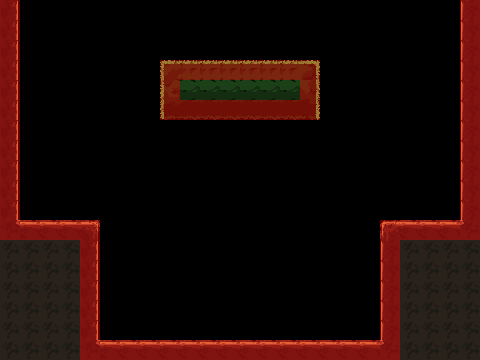

This game map was drawn from its Tiled (.tmx) file and the tilesets committed beside it. A one-line description and the trimmed map source follow:
An orthogonal 24x18 tile map with 20x20 px tiles, 2 tile layers (Nivel 1, Colissions 1), 4 hidden layers not drawn, 2 tilesets and 8 objects.

<map version="1.10" tiledversion="1.10.2" orientation="orthogonal" renderorder="right-down" width="24" height="18" tilewidth="20" tileheight="20" infinite="0" nextlayerid="8" nextobjectid="10">
 <properties>
  <property name="Draw" type="bool" value="true" />
 </properties>
 <tileset firstgid="1" name="Tileset" tilewidth="20" tileheight="20" tilecount="54" columns="6">
  <image source="Tileset.png" width="120" height="180" />
  <wangsets>
   <wangset name="Terreno" type="mixed" tile="-1">
    <wangcolor name="Hojas verdes" color="#ff0000" tile="-1" probability="1" />
    <wangcolor name="Hoja rojas" color="#00ff00" tile="-1" probability="1" />
    <wangcolor name="Tronco" color="#0000ff" tile="-1" probability="1" />
    <wangcolor name="Suel" color="#ff7700" tile="-1" probability="1" />
    <wangtile tileid="0" wangid="0,0,1,1,1,0,0,0" />
    <wangtile tileid="1" wangid="0,0,1,1,1,1,1,0" />
    <wangtile tileid="2" wangid="0,0,0,0,1,1,1,0" />
    <wangtile tileid="3" wangid="0,0,2,2,2,0,0,0" />
    <wangtile tileid="4" wangid="0,0,2,2,2,2,2,0" />
    <wangtile tileid="5" wangid="0,0,0,0,2,2,2,0" />
    <wangtile tileid="6" wangid="1,1,1,1,1,0,0,0" />
    <wangtile tileid="7" wangid="1,1,1,1,1,1,1,1" />
    <wangtile tileid="8" wangid="1,0,0,0,1,1,1,1" />
    <wangtile tileid="9" wangid="2,2,2,2,2,0,0,0" />
    <wangtile tileid="10" wangid="2,2,2,2,2,2,2,2" />
    <wangtile tileid="11" wangid="2,0,0,0,2,2,2,2" />
    <wangtile tileid="12" wangid="1,1,1,0,0,0,0,0" />
    <wangtile tileid="13" wangid="1,1,1,0,0,0,1,1" />
    <wangtile tileid="14" wangid="1,0,0,0,0,0,1,1" />
    <wangtile tileid="15" wangid="2,2,2,0,0,0,0,0" />
    <wangtile tileid="16" wangid="2,2,2,0,0,0,2,2" />
    <wangtile tileid="17" wangid="2,0,0,0,0,0,2,2" />
    <wangtile tileid="21" wangid="0,0,3,3,3,0,0,0" />
    <wangtile tileid="22" wangid="0,0,3,3,3,3,3,0" />
    <wangtile tileid="23" wangid="0,0,0,0,3,3,3,0" />
    <wangtile tileid="27" wangid="3,3,3,3,3,0,0,0" />
    <wangtile tileid="28" wangid="3,3,3,3,3,3,3,3" />
    <wangtile tileid="29" wangid="3,0,0,0,3,3,3,3" />
    <wangtile tileid="33" wangid="3,3,3,0,0,0,0,0" />
    <wangtile tileid="34" wangid="3,3,3,0,0,0,3,3" />
    <wangtile tileid="35" wangid="3,0,0,0,0,0,3,3" />
    <wangtile tileid="36" wangid="0,0,4,4,4,0,0,0" />
    <wangtile tileid="37" wangid="0,0,4,4,4,4,4,0" />
    <wangtile tileid="38" wangid="0,0,0,0,4,4,4,0" />
    <wangtile tileid="42" wangid="4,4,4,4,4,0,0,0" />
    <wangtile tileid="43" wangid="4,4,4,4,4,4,4,4" />
    <wangtile tileid="44" wangid="4,0,0,0,4,4,4,4" />
    <wangtile tileid="45" wangid="0,0,0,4,4,4,4,4" />
    <wangtile tileid="46" wangid="0,4,4,4,4,4,0,0" />
   </wangset>
  </wangsets>
 </tileset>
 <tileset firstgid="55" source="Conjunto de Colisiones.tsx" />
 <layer id="1" name="Nivel 1" width="24" height="18" locked="1">
  <properties>
   <property name="Draw" type="bool" value="false" />
  </properties>
  <data>[432 cells, 130 non-empty, 17 distinct tile ids]</data>
 </layer>
 <layer id="-1" name="Colissions 1" width="24" height="18">
  <properties>
   <property name="Draw" type="bool" value="false" />
  </properties>
  <data>[432 cells, 76 non-empty, 1 distinct tile ids]</data>
 </layer>
 <objectgroup id="7" name="Capa de Objetos 1" visible="0">
  <object id="2" x="160.667" y="60.6667" width="159.333" height="59.3333" />
  <object id="3" x="460" y="0.666667" width="20.6667" height="360" />
  <object id="4" x="380.667" y="220.667" width="80.6667" height="22.6667" />
  <object id="5" x="381.333" y="223.333" width="21.3333" height="136.667" />
  <object id="6" x="96" y="340.667" width="285.333" height="20.6667" />
  <object id="7" x="78" y="220" width="20.6667" height="143.333" />
  <object id="8" x="0" y="219.333" width="98.6667" height="21.3333" />
  <object id="9" x="-0.666667" y="0" width="20" height="240" />
 </objectgroup>
 <layer id="2" name="Nivel 2" width="24" height="18" visible="0">
  <properties>
   <property name="Draw" type="bool" value="false" />
  </properties>
  <data>[432 cells, 86 non-empty, 13 distinct tile ids]</data>
 </layer>
 <layer id="3" name="Nivel 3" width="24" height="18" visible="0">
  <properties>
   <property name="Draw" type="bool" value="false" />
  </properties>
  <data>[432 cells, 74 non-empty, 14 distinct tile ids]</data>
 </layer>
 <layer id="4" name="Nivel 4" width="24" height="18" visible="0">
  <properties>
   <property name="Draw" type="bool" value="false" />
  </properties>
  <data>[432 cells, 87 non-empty, 20 distinct tile ids]</data>
 </layer>
 <layer id="5" name="Nivel 5" width="24" height="18" visible="0">
  <properties>
   <property name="Draw" type="bool" value="false" />
  </properties>
  <data>[432 cells, 77 non-empty, 21 distinct tile ids]</data>
 </layer>
</map>
